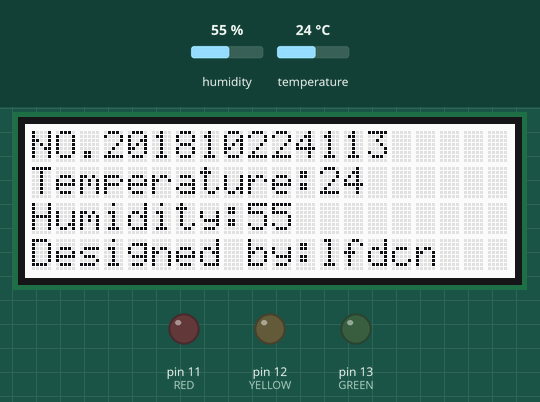
A sketch run on a simulated Arduino Uno, built with avr-gcc and run on an emulated ATmega328P. Shown: 20×4 character LCD, output pins drawn as LEDs (lit = HIGH). The inputs (shaded band) are chosen by the test bench; at power-on: humidity 55 %, temperature 24 °C. What the sketch prints to the serial monitor is not drawn.

Above: at 3.2 s.
3.3 s: humidity set to 57 %
At 4.9 s:
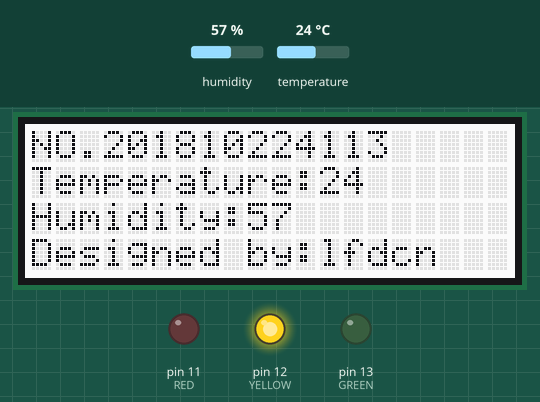
6.0 s: temperature set to 34 °C
8.7 s: temperature set to 37 °C
At 10.8 s:
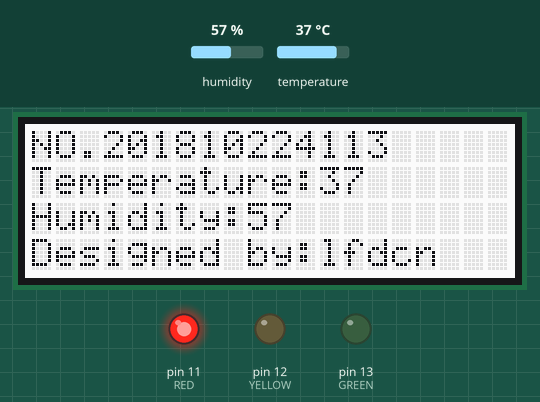
11.8 s: humidity set to 22 %
At 12.6 s:
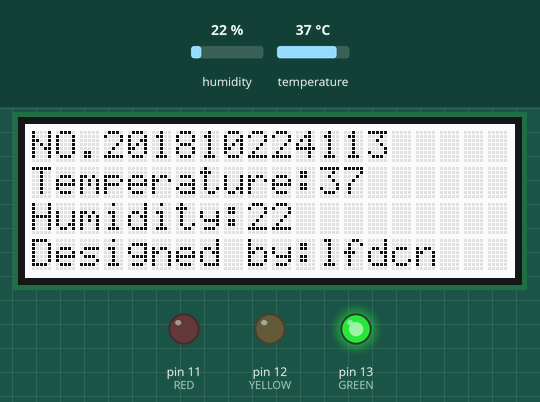
Timing chart, 0 to 14.8 s (numbered marks = the images above; inputs shaded):
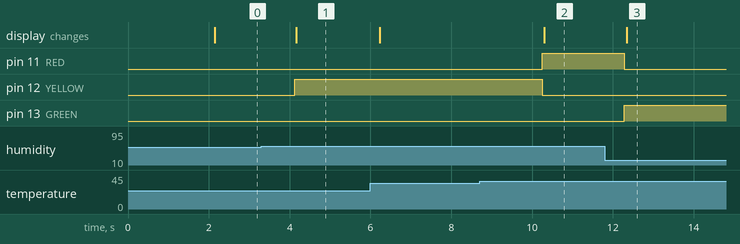

Measured:
- the behaviour switches between 55 and 56 % on humidity (found by bisection; images 0 and 1)
- the behaviour switches between 35 and 36 °C on temperature (found by bisection; images 1 and 2)
- after the input at 3.3 s, pin 12 (YELLOW): LOW → HIGH after 0.83 s; the display: changes after 0.87 s (image 1)
- after the input at 8.7 s, pin 11 (RED): LOW → HIGH after 1.5 s; pin 12 (YELLOW): HIGH → LOW after 1.5 s; the display: changes after 1.6 s (image 2)
- after the input at 11.8 s, pin 11 (RED): HIGH → LOW after 0.49 s; pin 13 (GREEN): LOW → HIGH after 0.49 s; the display: changes after 0.54 s (image 3)

The sketch:

course_design.ino
```cpp
#include <SerLCD.h>
#include <Wire.h>
#include <DHT.h>
#include <DHT_U.h>

#define DHTPin 7
#define LCDPin 8
#define GREEN 13
#define YELLOW 12
#define RED 11
#define BUZZER 10

DHT dht(DHTPin,DHT11);
SerLCD lcd;
//int i = 0;
// the setup function runs once when you press reset or power the board
void setup() {
  // initialize digital pin LED_BUILTIN as an output.
  Serial.begin(9600);
  dht.begin(); //DHT开始工作
  lcd.begin(Serial);

  lcd.setBacklight(255,255,255);
  lcd.setContrast(5);
  lcd.clear();

  pinMode(GREEN, OUTPUT);
  pinMode(YELLOW, OUTPUT);
  pinMode(RED, OUTPUT);
  Serial.print("201810224113");
  delay(2000);
}

// the loop function runs over and over again forever
void loop() {
  float h = dht.readHumidity();//读湿度
  float t = dht.readTemperature();//读温度，默认为摄氏度

  adjust(h,t);
  display(h,t);
}

void display(int h,int t)
{
  lcd.setCursor(0, 0);
  lcd.print("NO.201810224113");
  lcd.setCursor(0,1);
  lcd.print("Temperature:");
  lcd.setCursor(12,1);
  lcd.print(t);
  lcd.setCursor(0,2);
  lcd.print("Humidity:");
  lcd.setCursor(9,2);
  lcd.print(h);
  lcd.setCursor(0,3);
  lcd.print("Designed by:lfdcn");
}

void adjust(int h,int t)
{
    if(t>35&&h>55)
  {
    digitalWrite(GREEN,LOW);
    digitalWrite(YELLOW,LOW);
    digitalWrite(RED,HIGH);
    digitalWrite(BUZZER,HIGH);
  }
  else if(t>35)
  {
    digitalWrite(GREEN,HIGH);
    digitalWrite(RED,LOW);
    digitalWrite(YELLOW,LOW);
    digitalWrite(BUZZER,LOW);
  }
  else if(h>55)
  {
    digitalWrite(YELLOW,HIGH);
    digitalWrite(GREEN,LOW);
    digitalWrite(RED,LOW);
    digitalWrite(BUZZER,LOW);
  }
  else
  {
    digitalWrite(GREEN,LOW);
    digitalWrite(YELLOW,LOW);
    digitalWrite(RED,LOW);
    digitalWrite(BUZZER,LOW);
  }
}
```
